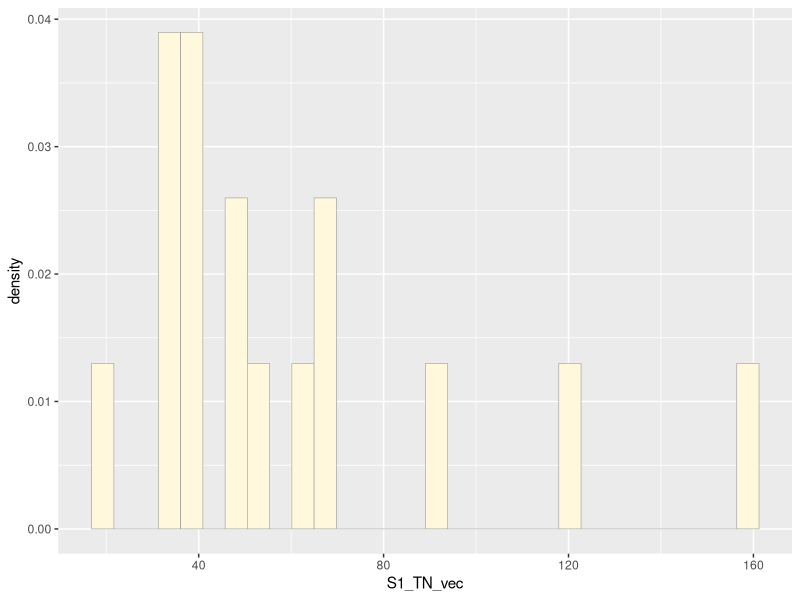
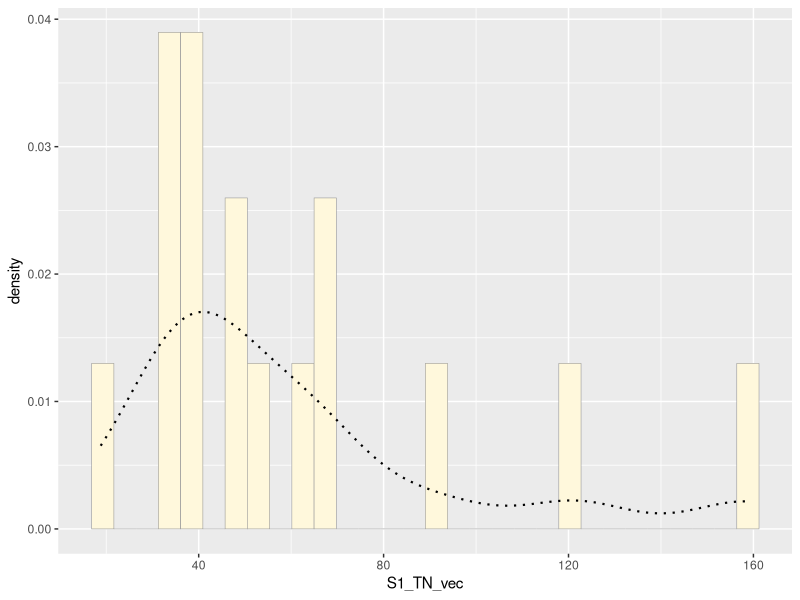
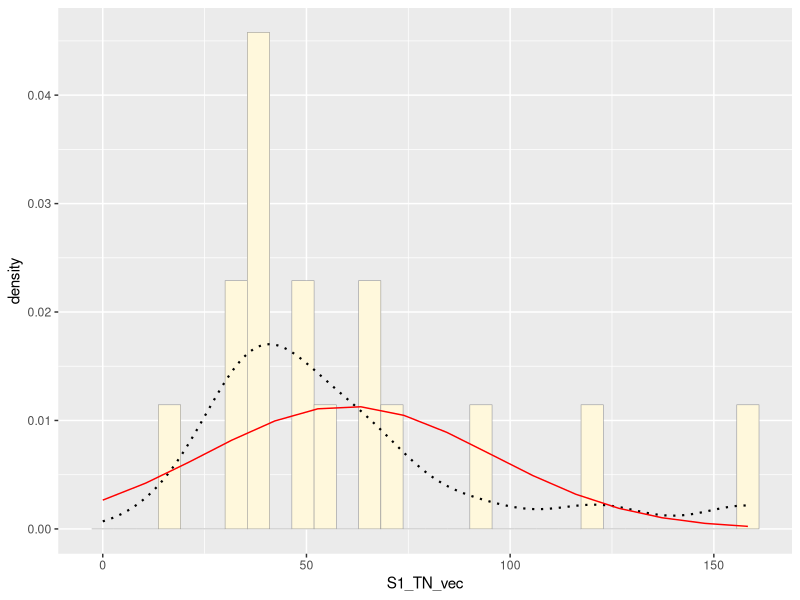
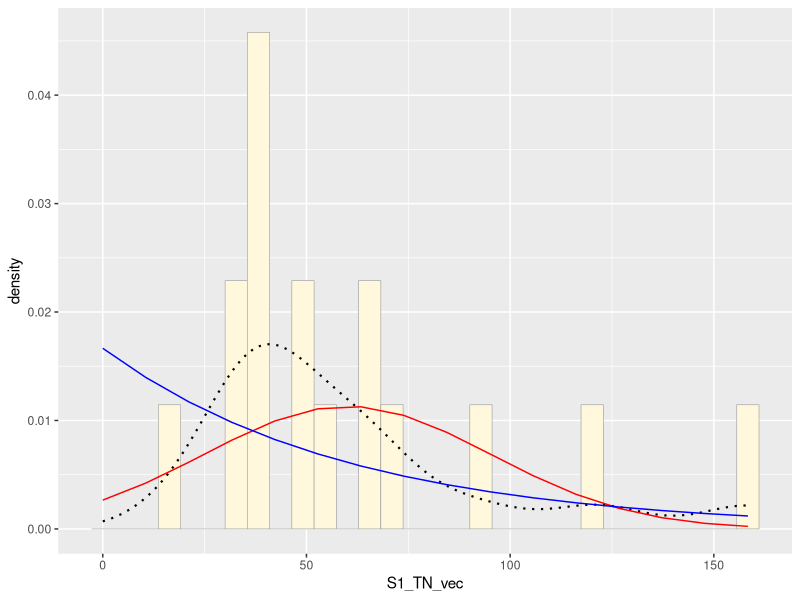
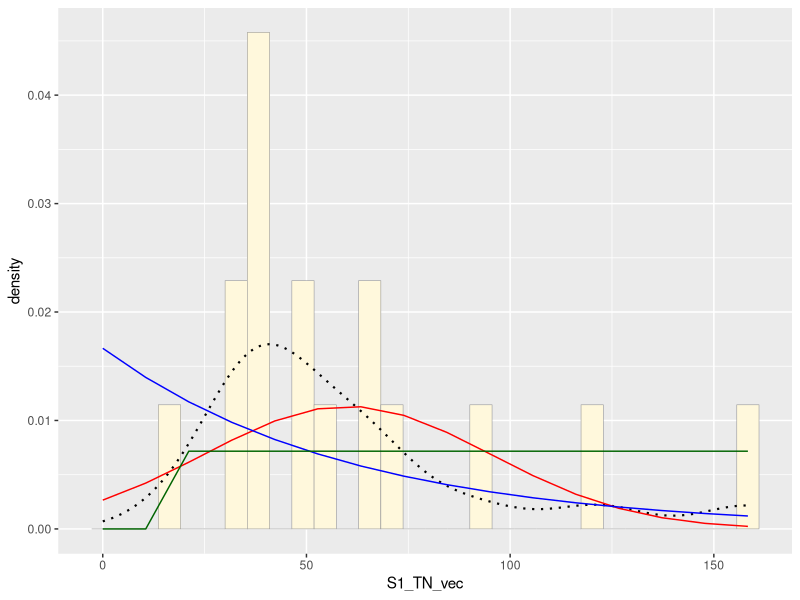
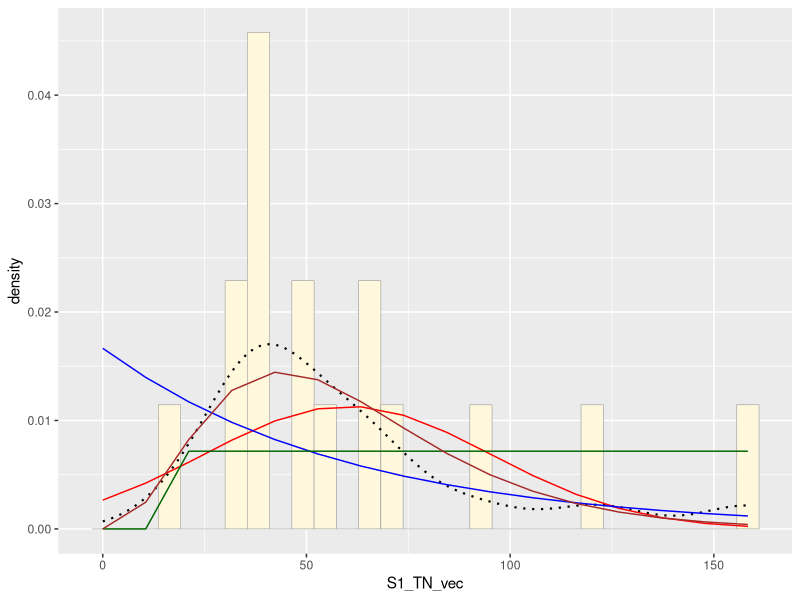
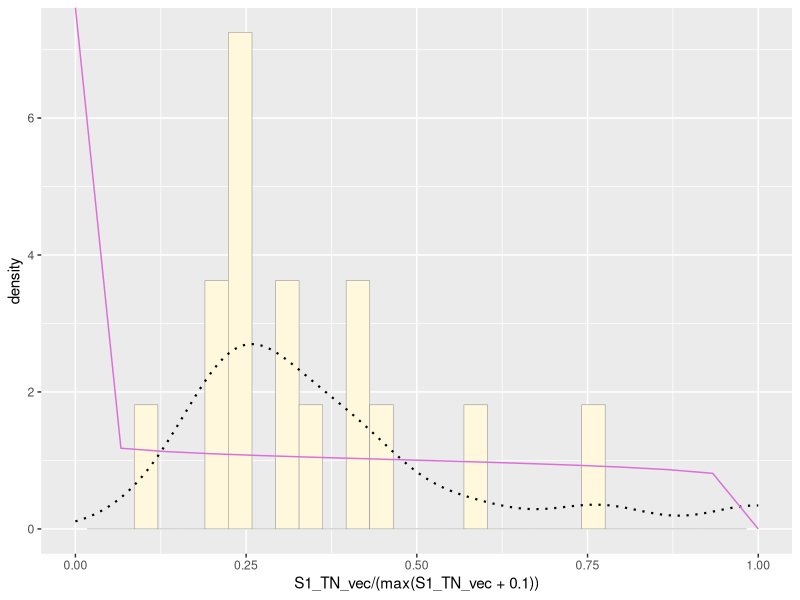
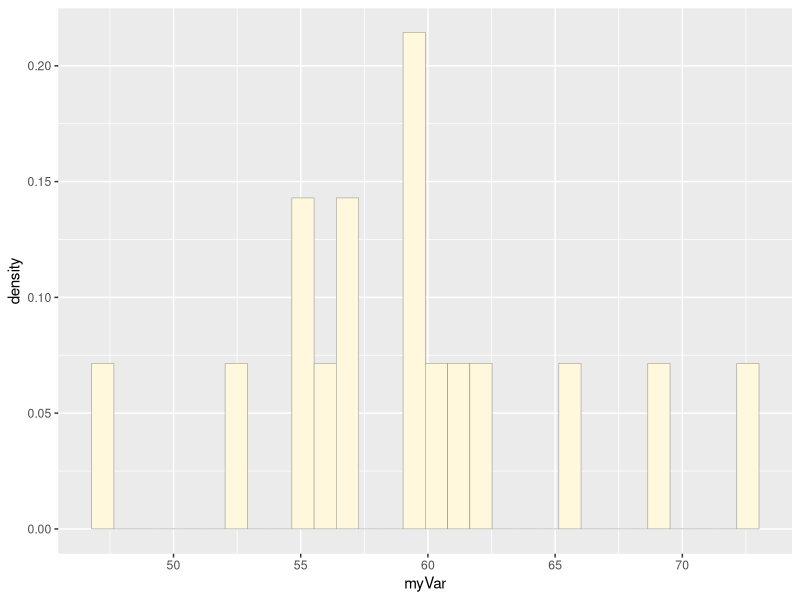

Write the R code that produced these figures, in order.
## ---- chunk 1
knitr::opts_chunk$set(echo = TRUE)
## ---- chunk 2
# setwd("/Users/Jill/Desktop/Silage_R_New")

# z <- read.table("MyDataFile.csv",header=TRUE,sep=",", stringsAsFactors=FALSE)

## quick and dirty, a truncated normal distribution to work on the solution set
## don't need this for when using my data
z <- rnorm(n=3000,mean=0.2)
z <- data.frame(1:3000,z)
names(z) <- list("ID","myVar")
z <- z[z$myVar>0,]
str(z)
summary(z$myVar)
## ---- chunk 3
# this is another way to read in data using read.table, but not going to use it below
# S_2019 <- read.csv("Silage_Hydrology_Table_2019.csv",header=TRUE,sep=",")

# library(tidyr)
# tidyr example - to get short data into long data format
# not needed for my data, this might just be good code to have
# long_DF <- gather(z, Time, Data, Time1:Time3)
# print(long_DF)
## ---- chunk 4
## reading in my own data

## read.table function allows you to have metadata at the top and then R will not read in the metadata 
S_2019 <- read.csv("Silage_Hydrology_Table_2019_copy.csv", header = TRUE)
# str(S_2019)
# summary(S_2019)

# load packages
library(ggplot2) # for graphics
library(MASS) # for maximum likelihood estimation


# need to remove NAs from the data because of doing calculations further down
print(x=S_2019$S1_TN_mg_L)
complete.cases(S_2019$S1_TN_mg_L)
# make a new vector that ommits the NAs
S1_TN_vec <- S_2019$S1_TN_mg_L[complete.cases(S_2019$S1_TN_mg_L)] # clean them out
S1_TN <- data.frame(S1_TN_vec=S1_TN_vec)
head(S1_TN)

mean(S1_TN_vec)

# plot a histogram of the data
p1 <- ggplot(data=S1_TN, aes(x=S1_TN_vec, y=..density..)) +
  geom_histogram(color="grey60",fill="cornsilk",size=0.2) 
print(p1)

# Add empirical density curve
p1 <-  p1 +  geom_density(linetype="dotted",size=0.75)
print(p1)

# Get maximum likelihood parameters for normal. Fit a normal distribution to your data and grab the maximum likelihood estimators of the two parameters of the normal, the mean and the variance:
normPars <- fitdistr(S1_TN_vec,"normal")
print(normPars)
str(normPars)
normPars$estimate["mean"] # note structure of getting a named attribute

# Plot normal probability density 
meanML <- normPars$estimate["mean"]
sdML <- normPars$estimate["sd"]

xval <- seq(0,max(S1_TN_vec, na.rm = TRUE),len=length(S1_TN_vec))

stat <- stat_function(aes(x = xval, y = ..y..), fun = dnorm, colour="red", n = length(S1_TN_vec), args = list(mean = meanML, sd = sdML))
p1 + stat


# Plot exponential probability density
expoPars <- fitdistr(S1_TN_vec,"exponential")
rateML <- expoPars$estimate["rate"]

stat2 <- stat_function(aes(x = S1_TN_vec, y = ..y..), fun = dexp, colour="blue", n = length(S1_TN_vec), args = list(rate=rateML))
 p1 + stat + stat2
 
 
# Plot uniform probability density
## For the uniform, we don’t need to use fitdistr because the maximum likelihood estimators of the two parameters are just the minimum and the maximum of the data:

stat3 <- stat_function(aes(x = xval, y = ..y..), fun = dunif, colour="darkgreen", n = length(S1_TN_vec), args = list(min=min(S1_TN_vec), max=max(S1_TN_vec)))
 p1 + stat + stat2 + stat3
 

# Plot gamma probability density
gammaPars <- fitdistr(S1_TN_vec,"gamma")
shapeML <- gammaPars$estimate["shape"]
rateML <- gammaPars$estimate["rate"]

stat4 <- stat_function(aes(x = xval, y = ..y..), fun = dgamma, colour="brown", n = length(S1_TN_vec), args = list(shape=shapeML, rate=rateML))
 p1 + stat + stat2 + stat3 + stat4

# Plot beta probability density
## This one has to be shown in its own plot because the raw data must be rescaled so they are between 0 and 1, and then they can be compared to the beta.

pSpecial <- ggplot(data=S1_TN, aes(x=S1_TN_vec/(max(S1_TN_vec + 0.1)), y=..density..)) +
  geom_histogram(color="grey60",fill="cornsilk",size=0.2) + 
  xlim(c(0,1)) +
  geom_density(size=0.75,linetype="dotted")

betaPars <- fitdistr(x=S1_TN_vec/max(S1_TN_vec + 0.1),start=list(shape1=1,shape2=2),"beta")
shape1ML <- betaPars$estimate["shape1"]
shape2ML <- betaPars$estimate["shape2"]

statSpecial <- stat_function(aes(x = xval, y = ..y..), fun = dbeta, colour="orchid", n = length(S1_TN_vec), args = list(shape1=shape1ML,shape2=shape2ML))
pSpecial + statSpecial


## ---- chunk 5

# simulating the data using the rgamma function, my mean and my n from original data
z <- rgamma(n=16,shape=60)
z <- data.frame(1:16,z)
names(z) <- list("ID","myVar")
z <- z[z$myVar>0,]
str(z)
summary(z$myVar)

# plot in histogram
p1 <- ggplot(data=z, aes(x=myVar, y=..density..)) +
  geom_histogram(color="grey60",fill="cornsilk",size=0.2) 
print(p1)

# add probability density curve to the simulated data histogram
p1 <-  p1 +  geom_density(linetype="dotted",size=0.75)
print(p1)

# fresh histogram of the original data
p1 <- ggplot(data=S1_TN, aes(x=S1_TN_vec, y=..density..)) +
  geom_histogram(color="grey60",fill="cornsilk",size=0.2) 
print(p1)

# add probability density curve to the original data histogram
p1 <-  p1 +  geom_density(linetype="dotted",size=0.75)
print(p1)

